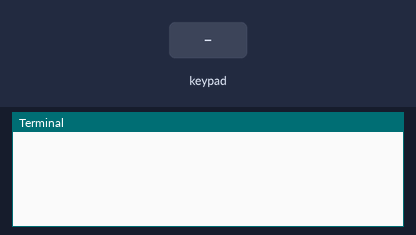
Bench run of a program on a simulated Raspberry Pi (BCM pin numbers). Shown: the last lines printed to the terminal. The inputs (shaded band) are chosen by the test bench.

Above: at 1.2 s.
1.3 s: key '1' pressed
At 2.0 s:
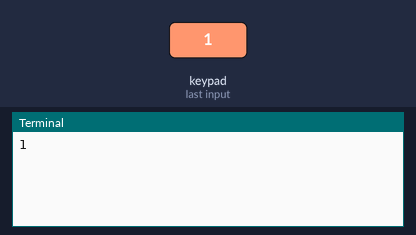
2.8 s: keypad keys 1 2 # pressed 0.4 s apart
At 5.0 s:
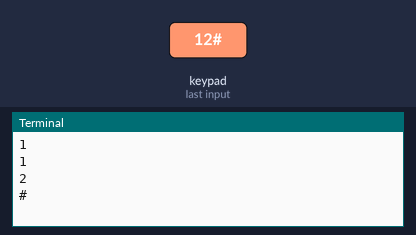
5.5 s: key 'A' pressed
At 6.4 s:
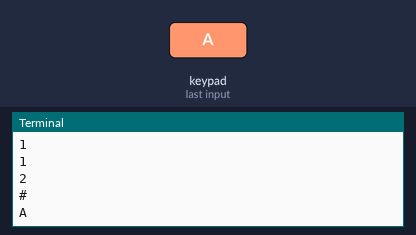
7.0 s: keypad keys 1 2 * pressed 0.4 s apart
At 8.1 s:
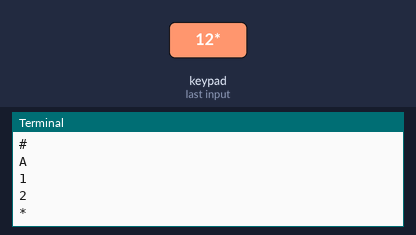
9.7 s: key 'B' pressed
At 10.8 s:
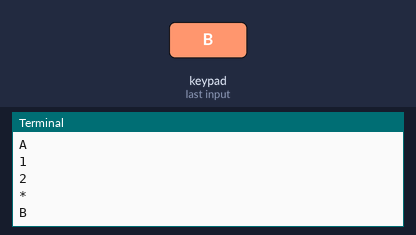
11.2 s: keypad keys 1 2 D pressed 0.4 s apart
At 12.5 s:
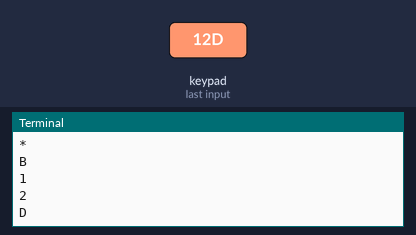

The program:

keypad.py
```python
import RPi.GPIO as gpio
import serial
import time

msg=""
alpha="1!@.,:?ABC2DEF3GHI4JKL5MNO6PQRS7TUV8WXYZ90 *#"
x=0
y=0

MATRIX = [
            ['1','2','3','A'],
            ['4','5','6','B'],
            ['7','8','9','C'],
            ['*','0','#','D']
         ]
ROW = [4,25,24,23]
COL = [26,19,13,6]


gpio.setwarnings(False)
gpio.setmode(gpio.BCM)

while(1):
   for j in range(4):
     gpio.setup(COL[j], gpio.OUT)
     gpio.output(COL[j], 0)
     ch=0
     for i in range(4):
       gpio.setup(ROW[i],gpio.IN, pull_up_down = gpio.PUD_UP)
       if gpio.input(ROW[i])==0:
         ch=MATRIX[i][j]
         #return ch
         print ch
         while (gpio.input(ROW[i]) == 0):
          pass
     gpio.output(COL[j],1)
```

Measured:
- after the input at 1.3 s, the terminal: prints a new line at once (image 1)
- after the input at 2.8 s, the terminal: prints a new line after 0.40 s (image 2)
- after the input at 5.5 s, the terminal: prints a new line at once (image 3)
- after the input at 7.0 s, the terminal: prints a new line at once (image 4)
- after the input at 9.7 s, the terminal: prints a new line at once (image 5)
- after the input at 11.2 s, the terminal: prints a new line at once (image 6)
